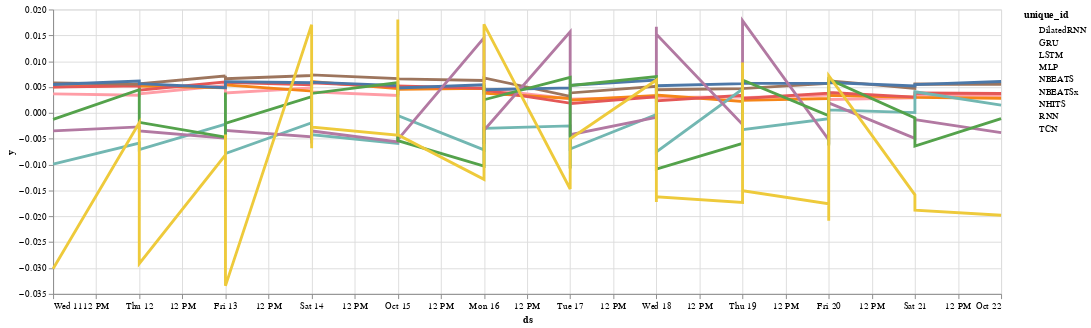

This figure's notebook cell:
### Code cell
altair_plot(cv_df_plot)

### Figure 1 — Vega-Lite specification as saved in the notebook (floating-point values rounded to 4 significant figures; data arrays with more than 128 entries replaced by an {"elided": "..."} marker saying what was removed)
{"config": {"view": {"continuousWidth": 300, "continuousHeight": 300}}, "layer": [{"mark": {"type": "circle"}, "encoding": {"color": {"field": "unique_id", "type": "nominal"}, "opacity": {"value": 0}, "x": {"field": "ds", "type": "temporal"}, "y": {"field": "y", "type": "quantitative"}}, "name": "view_4"}, {"mark": {"type": "line"}, "encoding": {"color": {"field": "unique_id", "type": "nominal"}, "size": {"condition": {"test": {"not": {"param": "param_4"}}, "value": 1}, "value": 3}, "x": {"field": "ds", "type": "temporal"}, "y": {"field": "y", "type": "quantitative"}}}], "data": {"name": "data-9fb3316ff692b0e7f9f8c1b4bb0f21ec"}, "params": [{"name": "param_4", "select": {"type": "point", "fields": ["unique_id"], "nearest": true, "on": "mouseover"}, "bind": "legend", "views": ["view_4"]}], "width": 1000, "$schema": "https://vega.github.io/schema/vega-lite/v5.15.1.json", "datasets": {"data-9fb3316ff692b0e7f9f8c1b4bb0f21ec": {"elided": "270 records"}}}
